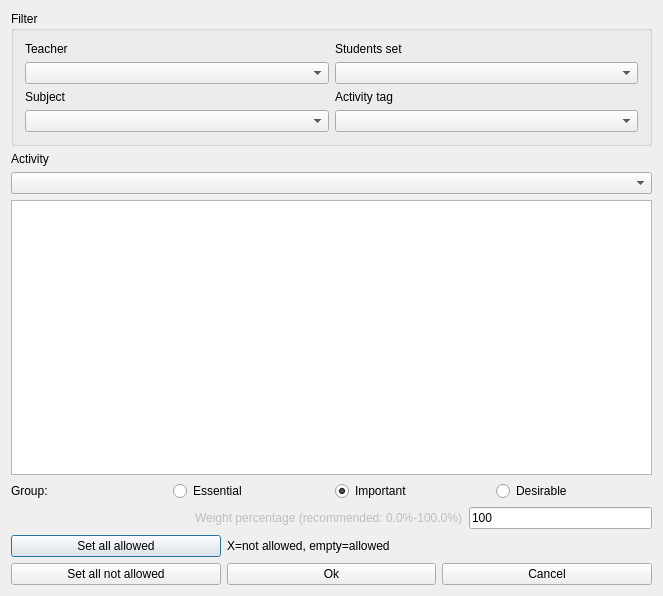
<?xml version="1.0" encoding="UTF-8"?>
<ui version="4.0">
 <class>ModifyConstraintActivityPreferredStartingTimesForm_template</class>
 <widget class="QDialog" name="ModifyConstraintActivityPreferredStartingTimesForm_template">
  <property name="geometry">
   <rect>
    <x>0</x>
    <y>0</y>
    <width>663</width>
    <height>596</height>
   </rect>
  </property>
  <property name="windowTitle">
   <string extracomment="This is the title of the dialog to modify a constraint of this type">Modify activity preferred starting times</string>
  </property>
  <layout class="QVBoxLayout" name="verticalLayout">
   <item>
    <widget class="QGroupBox" name="filterGroupBox">
     <property name="title">
      <string>Filter</string>
     </property>
     <layout class="QGridLayout" name="gridLayout">
      <item row="0" column="0">
       <widget class="QLabel" name="teachersTextLabel">
        <property name="text">
         <string>Teacher</string>
        </property>
        <property name="wordWrap">
         <bool>false</bool>
        </property>
       </widget>
      </item>
      <item row="0" column="1">
       <widget class="QLabel" name="studentsTextLabel">
        <property name="text">
         <string>Students set</string>
        </property>
        <property name="wordWrap">
         <bool>false</bool>
        </property>
       </widget>
      </item>
      <item row="1" column="0">
       <widget class="QComboBox" name="teachersComboBox"/>
      </item>
      <item row="1" column="1">
       <widget class="QComboBox" name="studentsComboBox"/>
      </item>
      <item row="2" column="0">
       <widget class="QLabel" name="subjectsTextLabel">
        <property name="text">
         <string>Subject</string>
        </property>
        <property name="wordWrap">
         <bool>false</bool>
        </property>
       </widget>
      </item>
      <item row="2" column="1">
       <widget class="QLabel" name="activityTagsTextLabel">
        <property name="text">
         <string>Activity tag</string>
        </property>
        <property name="wordWrap">
         <bool>false</bool>
        </property>
       </widget>
      </item>
      <item row="3" column="0">
       <widget class="QComboBox" name="subjectsComboBox"/>
      </item>
      <item row="3" column="1">
       <widget class="QComboBox" name="activityTagsComboBox"/>
      </item>
     </layout>
    </widget>
   </item>
   <item>
    <layout class="QVBoxLayout" name="activitiesBoxLayout">
     <item>
      <widget class="QLabel" name="activitiesTextLabel">
       <property name="text">
        <string>Activity</string>
       </property>
       <property name="wordWrap">
        <bool>false</bool>
       </property>
      </widget>
     </item>
     <item>
      <widget class="QComboBox" name="activitiesComboBox"/>
     </item>
    </layout>
   </item>
   <item>
    <widget class="QTableWidget" name="preferredTimesTable"/>
   </item>
   <item>
    <layout class="QHBoxLayout" name="horizontalLayout_4">
     <item>
      <widget class="QLabel" name="groupTextLabel">
       <property name="text">
        <string>Group:</string>
       </property>
      </widget>
     </item>
     <item>
      <widget class="QRadioButton" name="essentialRadioButton">
       <property name="text">
        <string>Essential</string>
       </property>
      </widget>
     </item>
     <item>
      <widget class="QRadioButton" name="importantRadioButton">
       <property name="text">
        <string>Important</string>
       </property>
       <property name="checked">
        <bool>true</bool>
       </property>
      </widget>
     </item>
     <item>
      <widget class="QRadioButton" name="desirableRadioButton">
       <property name="text">
        <string>Desirable</string>
       </property>
      </widget>
     </item>
    </layout>
   </item>
   <item>
    <layout class="QHBoxLayout" name="weightBoxLayout">
     <item>
      <spacer name="spacer3">
       <property name="orientation">
        <enum>Qt::Horizontal</enum>
       </property>
       <property name="sizeType">
        <enum>QSizePolicy::Expanding</enum>
       </property>
       <property name="sizeHint" stdset="0">
        <size>
         <width>101</width>
         <height>20</height>
        </size>
       </property>
      </spacer>
     </item>
     <item>
      <widget class="QLabel" name="weightTextLabel">
       <property name="enabled">
        <bool>false</bool>
       </property>
       <property name="frameShape">
        <enum>QFrame::NoFrame</enum>
       </property>
       <property name="frameShadow">
        <enum>QFrame::Plain</enum>
       </property>
       <property name="text">
        <string>Weight percentage (recommended: 0.0%-100.0%)</string>
       </property>
       <property name="wordWrap">
        <bool>false</bool>
       </property>
      </widget>
     </item>
     <item>
      <widget class="QLineEdit" name="weightLineEdit">
       <property name="text">
        <string notr="true">100</string>
       </property>
      </widget>
     </item>
    </layout>
   </item>
   <item>
    <layout class="QGridLayout" name="buttonsGridLayout">
     <item row="0" column="0">
      <widget class="QPushButton" name="setAllAllowedPushButton">
       <property name="text">
        <string comment="It refers to time slots">Set all allowed</string>
       </property>
      </widget>
     </item>
     <item row="0" column="1" colspan="2">
      <widget class="QLabel" name="label">
       <property name="text">
        <string extracomment="This is an explanation in a dialog for a constraint. It says that symbol X means that this slot is not allowed, and an empty cell means that the slot is allowed">X=not allowed, empty=allowed</string>
       </property>
      </widget>
     </item>
     <item row="1" column="0">
      <widget class="QPushButton" name="setAllNotAllowedPushButton">
       <property name="text">
        <string comment="It refers to time slots">Set all not allowed</string>
       </property>
      </widget>
     </item>
     <item row="1" column="1">
      <widget class="QPushButton" name="okPushButton">
       <property name="text">
        <string>Ok</string>
       </property>
      </widget>
     </item>
     <item row="1" column="2">
      <widget class="QPushButton" name="cancelPushButton">
       <property name="text">
        <string>Cancel</string>
       </property>
      </widget>
     </item>
    </layout>
   </item>
  </layout>
 </widget>
 <layoutdefault spacing="6" margin="11"/>
 <resources/>
 <connections/>
</ui>
